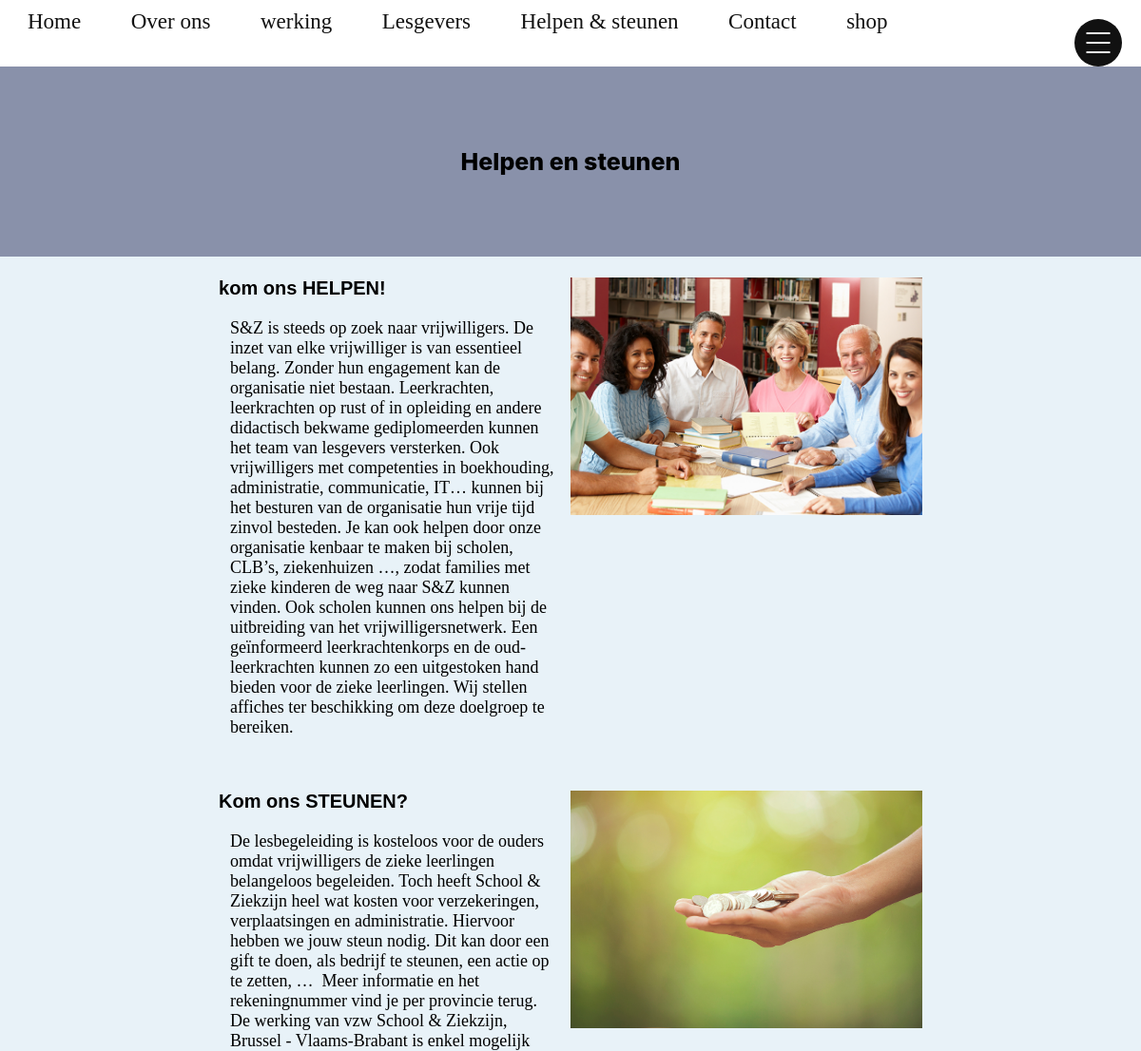
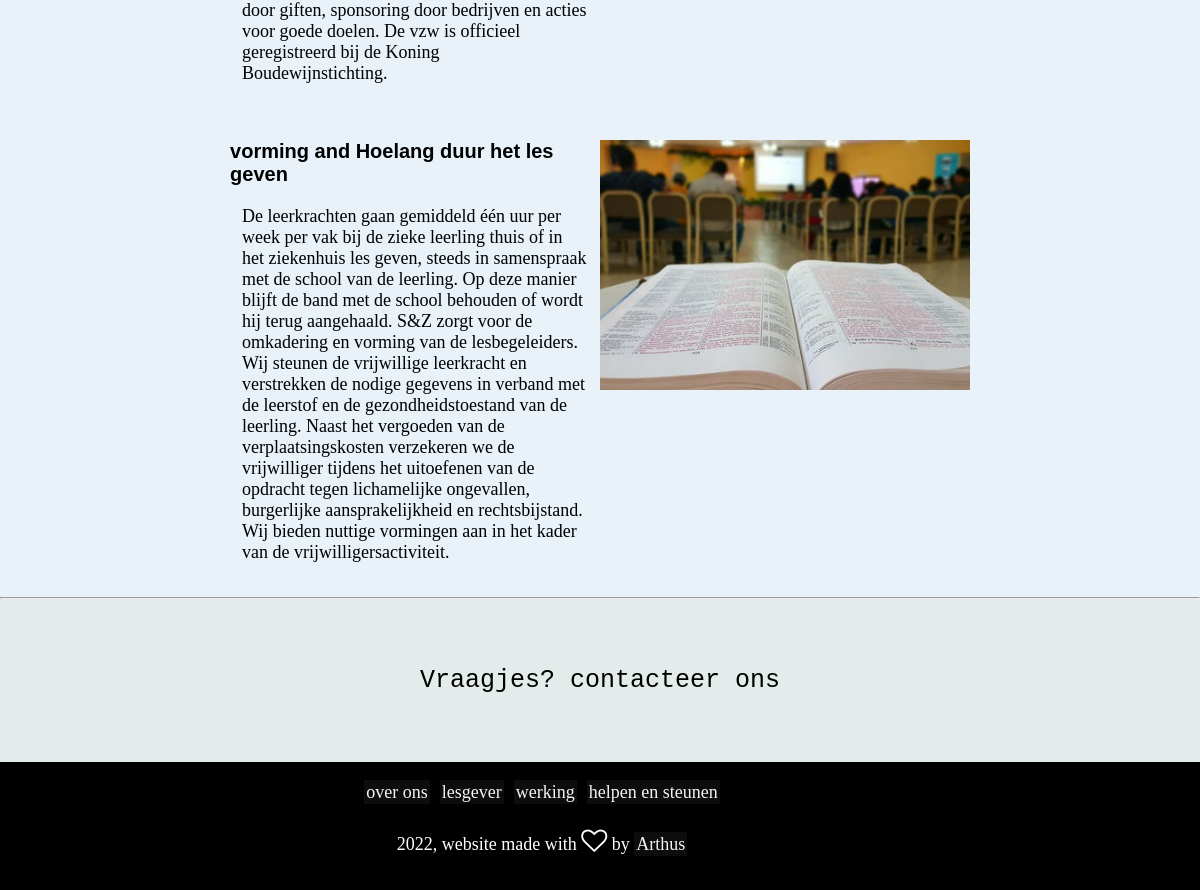
Screenshot of /helpen.php with the database file from the repository (2 pictures, top to bottom).
### tables this page shows
CREATE TABLE IF NOT EXISTS `helpen` (
  `id` int(11) NOT NULL AUTO_INCREMENT,
  `title` varchar(259) NOT NULL,
  `description` text NOT NULL,
  `pic` varchar(259) NOT NULL,
  `created` timestamp NOT NULL DEFAULT CURRENT_TIMESTAMP,
  PRIMARY KEY (`id`)
);

### helpen.php (the view)
<?php
include ('./includes/connect.php');
include 'frontend/header.inc.php';
include_once 'frontend/menu.inc.php';
?>
    <div class="wrapper">
        <section class="OneHeader">
            <div class="box-descenter">
                <p class="vlo-center">Helpen en steunen</p>
            </div>
        </section>
        <section class="boxContent">
        <?php
$sql = "SELECT * FROM helpen ";
$result = $db->prepare($sql);
$result->execute();
$res = $result->fetchAll(PDO::FETCH_ASSOC);
 foreach ($res as $p) {
?>
           <div class="over-box">
            <article class="desciptionBox">
                <h1> <?php echo $p['title']; ?> </h1>
                <div class="contentArticle">
                    <p> <?php echo $p['description']; ?></p>
                </div>
            </article>
            <article class="imgBox">
              <img class="imgAlgemeen" src="./media-helpen/<?php echo $p['pic']; ?>" alt="img" >
            </article>
           </div>
    <?php } ?>
        </section>
        <hr>
        <?php  include "frontend/footer.inc.php";  ?>

### css/style.css (style rules this page uses)
* { margin:0; padding: 0; box-sizing: border-box; }
body { font-size: 18px; }
h1, h2, h3, h4 { font-size: 20px; font-weight: 700; font-family: Arial, Helvetica, sans-serif; margin-bottom: 0.5rem; }
img { width:100%; height: auto; }
div.wrapper { width:100%; max-height: auto; background-color: #eceff0c5; }
section { margin:0; }
.OneHeader { background-color: #8991aa; font-family: 'Times New Roman', Times, serif; font-size: 20px; width: 100%; height: 200Px; display: flex; justify-content: center; align-items: center; }
.box-descenter { padding-left: auto; padding-right: auto; width:60%; display: flex; justify-content: center; }
p.vlo-center { padding: 0.9rem; font-size: 25px; font-family: -apple-system, BlinkMacSystemFont, 'Segoe UI', Roboto, Oxygen, Ubuntu, Cantarell, 'Open Sans', 'Helvetica Neue', sans-serif; font-weight: 800; }

### css/style-all.css (style rules this page uses)
section.boxContent { height:auto; background-color: #e8f2f8; }
div.over-box { display: flex; flex-direction: row; flex-wrap: wrap; justify-content: center; padding:22px; }
.desciptionBox, .imgBox { width: 32%; max-height: auto; }
div.contentArticle { padding:12px; }
.imgAlgemeen { width: 100%; height: 250px; object-fit: cover; }

### rows the page displays
helpen: title "kom ons HELPEN!", description "S&Z is steeds op zoek naar vrijwilligers. De inzet van elke vrijwilliger is van essentieel belang. Zonder hun engagement kan de organisatie niet bestaan. Leerkrachten, leerkrachten op rust of in opleiding en andere didactisch bekwame gediplomeerden kunnen het team van lesgevers versterken. Ook vrijwilligers met competenties in boekhouding, administratie, communicatie, IT… kunnen bij het besturen van de organisatie hun vrije tijd zinvol besteden. Je kan ook helpen door onze organisatie kenbaar te maken bij scholen, CLB’s, ziekenhuizen …, zodat families met zieke kinderen de weg naar S&Z kunnen vinden. Ook scholen kunnen ons helpen bij de uitbreiding van het vrijwilligersnetwerk. Een…", pic (picture)
helpen: title "Kom ons STEUNEN?", description "De lesbegeleiding is kosteloos voor de ouders omdat vrijwilligers de zieke leerlingen belangeloos begeleiden. Toch heeft School & Ziekzijn heel wat kosten voor verzekeringen, verplaatsingen en administratie. Hiervoor hebben we jouw steun nodig. Dit kan door een gift te doen, als bedrijf te steunen, een actie op te zetten, … Meer informatie en het rekeningnummer vind je per provincie terug. De werking van vzw School & Ziekzijn, Brussel - Vlaams-Brabant is enkel mogelijk door giften, sponsoring door bedrijven en acties voor goede doelen. De vzw is officieel geregistreerd bij de Koning Boudewijnstichting.", pic (picture)
helpen: title "vorming and Hoelang duur het les geven", description "De leerkrachten gaan gemiddeld één uur per week per vak bij de zieke leerling thuis of in het ziekenhuis les geven, steeds in samenspraak met de school van de leerling. Op deze manier blijft de band met de school behouden of wordt hij terug aangehaald. S&Z zorgt voor de omkadering en vorming van de lesbegeleiders. Wij steunen de vrijwillige leerkracht en verstrekken de nodige gegevens in verband met de leerstof en de gezondheidstoestand van de leerling. Naast het vergoeden van de verplaatsingskosten verzekeren we de vrijwilliger tijdens het uitoefenen van de opdracht tegen lichamelijke ongevallen, burgerlijke aansprakelijkheid en rechtsbijstand. Wij bieden nuttige vormingen aan in het kader…", pic (picture)
